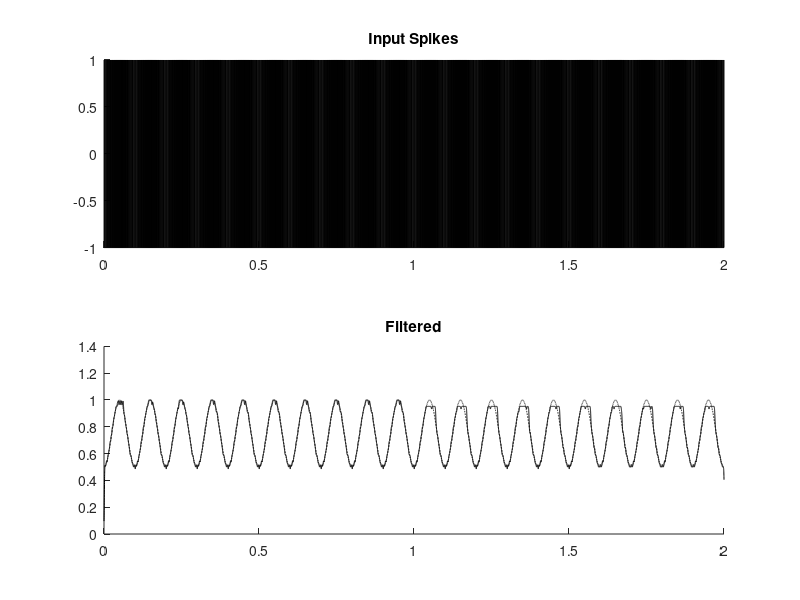

The MATLAB script that drew this image:
close all;
clear all;
more off;

alpha = 0.334335;
sigma = 0.0016875;
window_fun_exp = @(x, mu) alpha * (x >= mu) .* exp(-(x - mu) / sigma);
window_fun_gauss = @(x, mu) alpha * exp(-(x - mu).^2 / sigma.^2);
window_fun = window_fun_gauss;

integral = sum(window_fun(-1:1e-4:1, 0)) * 1e-4
integral0 = sum(window_fun(-1:1e-4:0, 0)) * 1e-4

resolution = 1e-4
min_spike_interval = 1e-3
xs = 0:resolution:2;
signal = (-cos(xs * 10 * 2 * pi) + 1) * 0.25 + 0.5;

# Delta-Sigma-Encoder
spikes = [];
approx = signal * 0;
err = 0;
errs = signal * 0;
last_spike = 0
for i = 1:numel(xs)
	err += (signal(i) - approx(i)) * resolution;
	if (err > integral) && ((i * resolution - last_spike) > min_spike_interval)
		spikes = [spikes, xs(i)];
		approx += window_fun(xs, xs(i));
		err -= integral0;
		last_spike = i * resolution;
	end
	errs(i) = err;
end

filtered = sum(window_fun(xs, repmat(spikes', 1, numel(xs))));
rmse = sqrt(sum((filtered - signal) .^ 2) / numel(signal))

subplot(2, 1, 1)
hold on
title("Input Spikes")
for spike = spikes
	plot([spike, spike], [-1, 1], 'k');
end
xlim([min(xs), max(xs)])

subplot(2, 1, 2);
hold on;
title("Filtered");
plot(xs, filtered, 'k-');
plot(xs, signal, 'k--');
xlim([min(xs), max(xs)])


